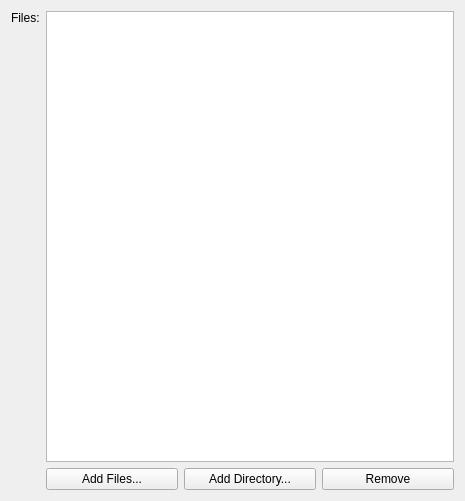
<?xml version="1.0" encoding="UTF-8"?>
<ui version="4.0">
 <class>NewProgramFiles</class>
 <widget class="QWidget" name="NewProgramFiles">
  <property name="geometry">
   <rect>
    <x>0</x>
    <y>0</y>
    <width>465</width>
    <height>501</height>
   </rect>
  </property>
  <property name="windowTitle">
   <string>Form</string>
  </property>
  <layout class="QVBoxLayout" name="verticalLayout">
   <item>
    <layout class="QGridLayout" name="gridLayout">
     <item row="0" column="0">
      <widget class="QLabel" name="label">
       <property name="text">
        <string>Files:</string>
       </property>
       <property name="alignment">
        <set>Qt::AlignLeading|Qt::AlignLeft|Qt::AlignTop</set>
       </property>
      </widget>
     </item>
     <item row="1" column="1">
      <widget class="QPushButton" name="button_add_files">
       <property name="text">
        <string>Add Files...</string>
       </property>
      </widget>
     </item>
     <item row="1" column="3">
      <widget class="QPushButton" name="button_remove_selected_files">
       <property name="text">
        <string>Remove</string>
       </property>
      </widget>
     </item>
     <item row="0" column="1" colspan="3">
      <widget class="QListWidget" name="list_files">
       <property name="sizePolicy">
        <sizepolicy hsizetype="Expanding" vsizetype="Expanding">
         <horstretch>1</horstretch>
         <verstretch>0</verstretch>
        </sizepolicy>
       </property>
       <property name="selectionMode">
        <enum>QAbstractItemView::ExtendedSelection</enum>
       </property>
      </widget>
     </item>
     <item row="1" column="2">
      <widget class="QPushButton" name="button_add_directory">
       <property name="text">
        <string>Add Directory...</string>
       </property>
      </widget>
     </item>
    </layout>
   </item>
  </layout>
 </widget>
 <resources/>
 <connections/>
</ui>
